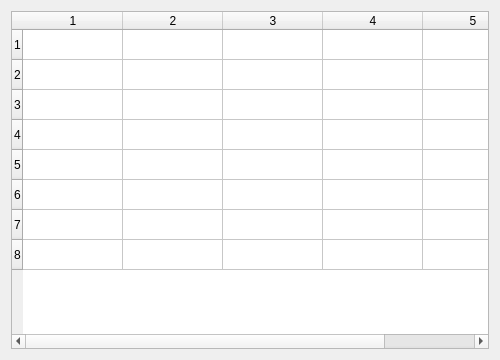
<?xml version="1.0" encoding="UTF-8"?>
<ui version="4.0"><class>Dialog</class><widget class="QDialog" name="Dialog"><property name="geometry"><rect><x>0</x><y>0</y><width>500</width><height>360</height></rect></property><property name="windowTitle"><string>Table 8x5</string></property><layout class="QVBoxLayout" name="verticalLayout"><property name="leftMargin"><number>11</number></property><property name="topMargin"><number>11</number></property><property name="rightMargin"><number>11</number></property><property name="bottomMargin"><number>11</number></property><property name="spacing"><number>6</number></property><item><widget class="QTableWidget" name="table"><property name="rowCount"><number>8</number></property><property name="columnCount"><number>5</number></property></widget></item></layout></widget></ui>
